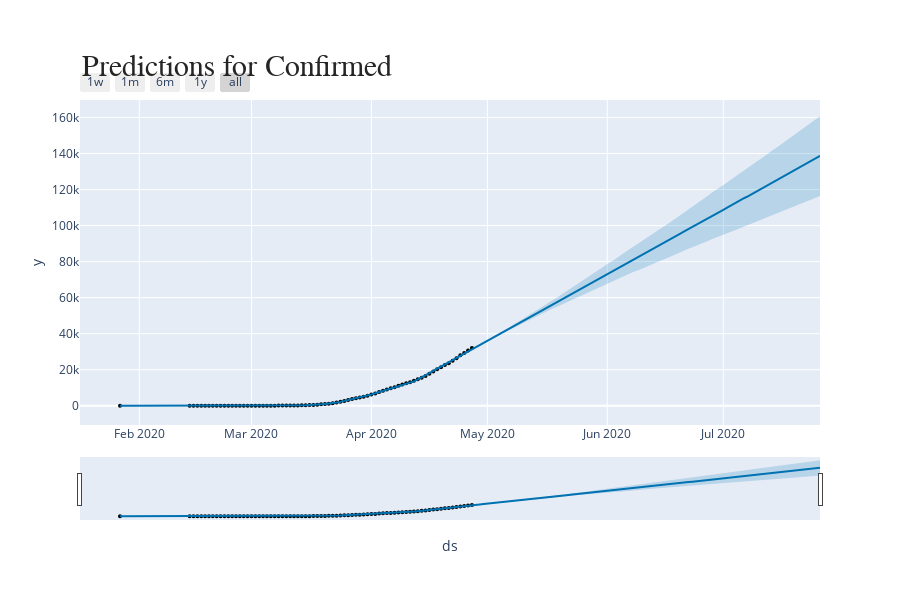

The notebook cell this image was saved under:
### Code cell
fig = plot_plotly(prophet, confirmed_forecast)  
annotations = []
annotations.append(dict(xref='paper', yref='paper', x=0.0, y=1.05,
                              xanchor='left', yanchor='bottom',
                              text='Predictions for Confirmed',
                              font=dict(family='Arial',
                                        size=30,
                                        color='rgb(37,37,37)'),
                              showarrow=False))
fig.update_layout(annotations=annotations)
fig.show()

### Figure 1 — Plotly figure (JSON) as saved in the notebook; plotly's stock layout.template omitted (floating-point values rounded to 4 significant figures; data arrays with more than 128 entries replaced by an {"elided": "..."} marker saying what was removed)
{"data": [{"marker": {"color": "black", "size": 4}, "mode": "markers", "name": "Actual", "type": "scatter", "x": ["2020-01-27T00:00:00", "2020-02-14T00:00:00", "2020-02-15T00:00:00", "2020-02-16T00:00:00", "2020-02-17T00:00:00", "2020-02-18T00:00:00", "2020-02-19T00:00:00", "2020-02-20T00:00:00", "2020-02-21T00:00:00", "2020-02-22T00:00:00", "2020-02-23T00:00:00", "2020-02-24T00:00:00", "2020-02-25T00:00:00", "2020-02-26T00:00:00", "2020-02-27T00:00:00", "2020-02-28T00:00:00", "2020-02-29T00:00:00", "2020-03-01T00:00:00", "2020-03-02T00:00:00", "2020-03-03T00:00:00", "2020-03-04T00:00:00", "2020-03-05T00:00:00", "2020-03-06T00:00:00", "2020-03-07T00:00:00", "2020-03-08T00:00:00", "2020-03-09T00:00:00", "2020-03-10T00:00:00", "2020-03-11T00:00:00", "2020-03-12T00:00:00", "2020-03-13T00:00:00", "2020-03-14T00:00:00", "2020-03-15T00:00:00", "2020-03-16T00:00:00", "2020-03-17T00:00:00", "2020-03-18T00:00:00", "2020-03-19T00:00:00", "2020-03-20T00:00:00", "2020-03-21T00:00:00", "2020-03-22T00:00:00", "2020-03-23T00:00:00", "2020-03-24T00:00:00", "2020-03-25T00:00:00", "2020-03-26T00:00:00", "2020-03-27T00:00:00", "2020-03-28T00:00:00", "2020-03-29T00:00:00", "2020-03-30T00:00:00", "2020-03-31T00:00:00", "2020-04-01T00:00:00", "2020-04-02T00:00:00", "2020-04-03T00:00:00", "2020-04-04T00:00:00", "2020-04-05T00:00:00", "2020-04-06T00:00:00", "2020-04-07T00:00:00", "2020-04-08T00:00:00", "2020-04-09T00:00:00", "2020-04-10T00:00:00", "2020-04-11T00:00:00", "2020-04-12T00:00:00", "2020-04-13T00:00:00", "2020-04-14T00:00:00", "2020-04-15T00:00:00", "2020-04-16T00:00:00", "2020-04-17T00:00:00", "2020-04-18T00:00:00", "2020-04-19T00:00:00", "2020-04-20T00:00:00", "2020-04-21T00:00:00", "2020-04-22T00:00:00", "2020-04-23T00:00:00", "2020-04-24T00:00:00", "2020-04-25T00:00:00", "2020-04-26T00:00:00", "2020-04-27T00:00:00"], "y": [1, 1, 1, 1, 1, 1, 1, 1, 1, 1, 1, 1, 2, 2, 2, 3, 3, 4, 8, 11, 21, 24, 43, 43, 83, 91, 104, 117, 133, 176, 253, 312, 400, 478, 595, 772, 960, 1158, 1423, 1793, 2177, 2693, 3230, 3784, 4124, 4621, 5028, 5602, 6190, 6838, 7695, 8347, 9037, 9676, 10283, 11052, 11805, 12469, 13094, 13917, 14649, 15600, 16554, 17706, 19079, 20271, 21434, 22607, 23593, 24959, 26357, 27991, 29222, 30683, 32003]}, {"hoverinfo": "skip", "line": {"width": 0}, "mode": "lines", "type": "scatter", "x": {"elided": "165 str values"}, "y": {"elided": "165 float values"}}, {"fill": "tonexty", "fillcolor": "rgba(0, 114, 178, 0.2)", "line": {"color": "#0072B2", "width": 2}, "mode": "lines", "name": "Predicted", "type": "scatter", "x": {"elided": "165 str values"}, "y": {"elided": "165 float values"}}, {"fill": "tonexty", "fillcolor": "rgba(0, 114, 178, 0.2)", "hoverinfo": "skip", "line": {"width": 0}, "mode": "lines", "type": "scatter", "x": {"elided": "165 str values"}, "y": {"elided": "165 float values"}}], "layout": {"annotations": [{"font": {"color": "rgb(37,37,37)", "family": "Arial", "size": 30}, "showarrow": false, "text": "Predictions for Confirmed", "x": 0, "xanchor": "left", "xref": "paper", "y": 1.05, "yanchor": "bottom", "yref": "paper"}], "height": 600, "showlegend": false, "width": 900, "xaxis": {"rangeselector": {"buttons": [{"count": 7, "label": "1w", "step": "day", "stepmode": "backward"}, {"count": 1, "label": "1m", "step": "month", "stepmode": "backward"}, {"count": 6, "label": "6m", "step": "month", "stepmode": "backward"}, {"count": 1, "label": "1y", "step": "year", "stepmode": "backward"}, {"step": "all"}]}, "rangeslider": {"visible": true}, "title": {"text": "ds"}, "type": "date"}, "yaxis": {"title": {"text": "y"}}}}
